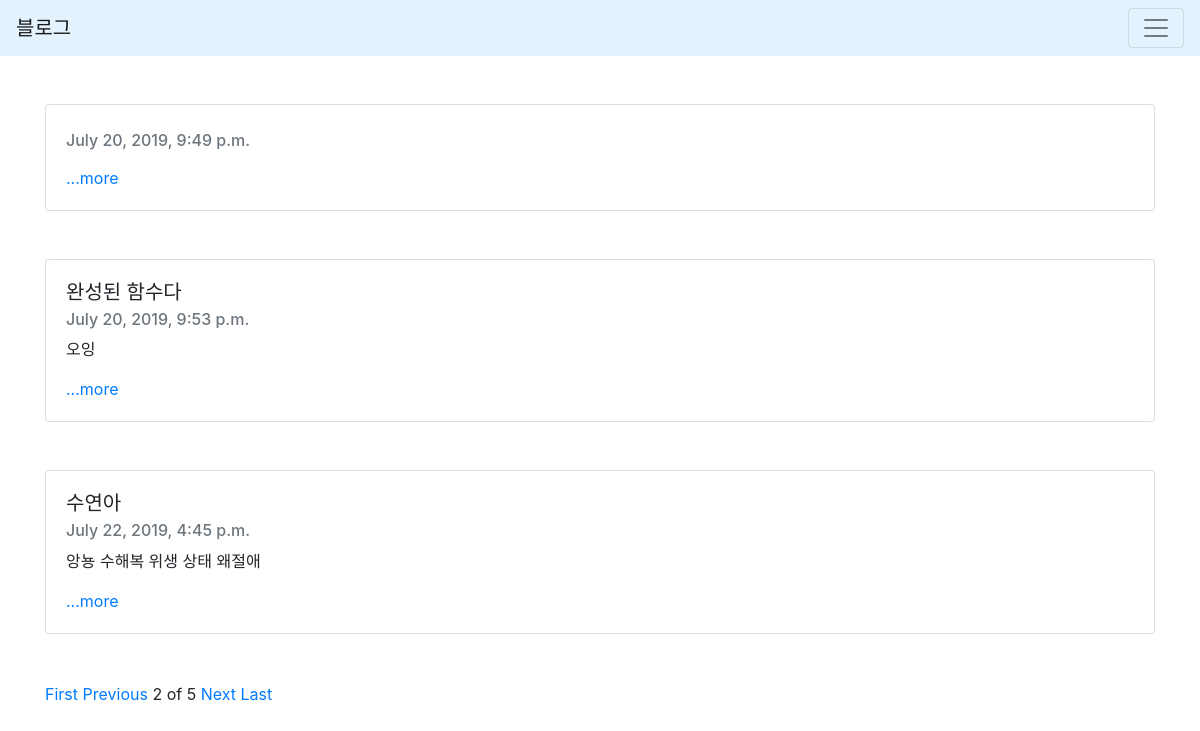
Screenshot of /?page=2 with the database file from the repository.
### blog/models.py (models this page shows, shortened)
class Blog(models.Model):
    title = models.CharField(max_length=200)
    pub_date = models.DateTimeField('date published')
    body = models.TextField()
    def summary(self):
        return self.body[:100]

### blog/views.py (the view)
# urls.py: path('', blog.views.home, name="home"),
def home(request):
    blogs = Blog.objects
    blog_list = Blog.objects.all() # 블로그 모든 글들을 대상으로
    paginator = Paginator(blog_list, 3) # 블로그 객체 3개를 한 페이지로 자르기
    page = request.GET.get('page')
    posts = paginator.get_page(page)
    return render(request, 'home.html', {'blogs':blogs, 'posts':posts})

### blog/templates/home.html
{% extends 'base.html' %}
{% block contents %}
<body>
    <br><br>
    <div class="container">
        {% for blog in posts %}
        <div class="card">
          <div class="card-body">
            <h5 class="card-title">{{blog.title}}</h5>
            <h6 class="card-subtitle mb-2 text-muted">{{blog.pub_date}}</h6>
            <p class="card-text">{{blog.summary}}</p>
            <a href="{%url 'detail' blog.id %}">...more</a>
          </div>
        </div>
        <br><br>
        {% endfor %}
    </div>
    <div class="container">
      {% if posts.has_previous %}
      <a href="?page=1">First</a>
      <a href="?page={{posts.previous_page_number}}">Previous</a>
      {% endif %}
      <span>{{posts.number}}</span>
      <span>of</span>
      <span>{{posts.paginator.num_pages}}</span>
      {% if posts.has_next %}
      <a href="?page={{posts.next_page_number}}">Next</a>
      <a href="?page={{posts.paginator.num_pages}}">Last</a>
      {% endif %}
    </div>
</body>
{% endblock %}

### rows the page displays
Blog: pub_date "July 20, 2019, 9:49 p.m."
Blog: title "완성된 함수다", pub_date "July 20, 2019, 9:53 p.m.", summary "오잉"
Blog: title "수연아", pub_date "July 22, 2019, 4:45 p.m.", summary "앙뇽 수해복 위생 상태 왜절애"

### other values shown
{{ posts.number }} "2"
{{ posts.paginator.num_pages }} "5"
